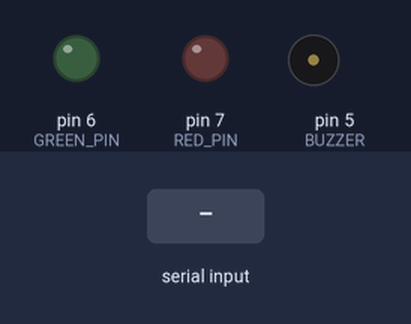
Recording of a sketch running on a simulated Arduino Uno, built with avr-gcc and run on an emulated ATmega328P. Parts: output pins drawn as LEDs (lit = HIGH), buzzer (waves = sounding, pin HIGH). Inputs (shaded band) come from the test bench.

Above: at 1.2 s.
1.3 s: "G" received over Serial
At 2.0 s:
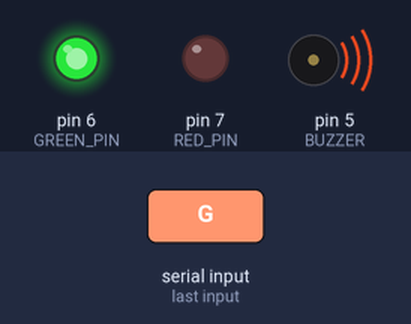
2.8 s: "R" received over Serial
At 3.1 s:
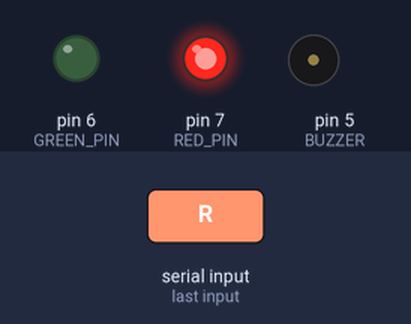
Timing chart, 0 to 5.8 s (numbered marks = the images above; inputs shaded):
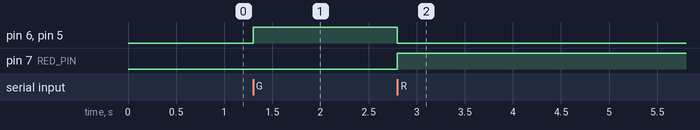

Measured:
- after the input at 1.3 s, pin 6 (GREEN_PIN), pin 5 (BUZZER): LOW → HIGH at once
- after the input at 2.8 s, pin 6 (GREEN_PIN), pin 5 (BUZZER): HIGH → LOW at once; pin 7 (RED_PIN): LOW → HIGH at once

The sketch:

ambulancedetectionmain.ino
```cpp
#define RED_PIN 7
#define GREEN_PIN 6
#define BUZZER 5

void setup() {
    Serial.begin(9600);
    pinMode(RED_PIN, OUTPUT);
    pinMode(GREEN_PIN, OUTPUT);
    pinMode(BUZZER, OUTPUT);
}

void loop() {
    if (Serial.available() > 0) {
        char received = Serial.read();

        if (received == 'G') {
            digitalWrite(GREEN_PIN, HIGH);
            digitalWrite(RED_PIN, LOW);
            digitalWrite(BUZZER, HIGH);  //  sound when ambulance is detected
        }
        else if (received == 'R') {
            digitalWrite(GREEN_PIN, LOW);
            digitalWrite(RED_PIN, HIGH);
            digitalWrite(BUZZER, LOW);  // Buzzer OFF when no ambulance
            delay(1000);
            digitalWrite(BUZZER, LOW);
        }
    }
}
```
